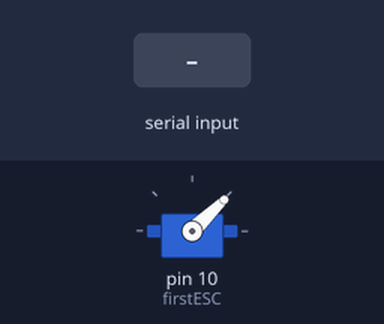
Bench run of a sketch on a simulated Arduino Uno, built with avr-gcc and run on an emulated ATmega328P. Parts: servo. Inputs (shaded band) come from the test bench.

Above: at 1.2 s.
1.3 s: "90,45\n" received over Serial
At 1.7 s:
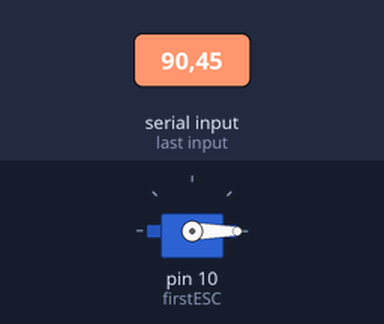
Timing chart, 0 to 4.3 s (numbered marks = the images above; inputs shaded):
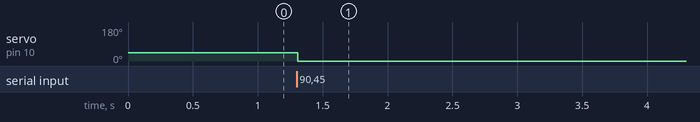

Measured:
- after the input at 1.3 s, servo on pin 10 (firstESC): 44° → 0° at once

The sketch:

ESC_Calibration_No_Pot.ino
```cpp
#include <Servo.h>


int value = 1000; // set values you need to zero

Servo firstESC, secondESC; //Create as much as Servoobject you want. You can controll 2 or more Servos at the same time

void setup() {

  firstESC.attach(10);    // attached to pin 9 I just do this with 1 Servo
  Serial.begin(9600);    // start serial at 9600 baud

}

void loop() {

//First connect your ESC WITHOUT Arming. Then Open Serial and follo Instructions

  firstESC.writeMicroseconds(value);

  if(Serial.available())
    value = Serial.parseInt();    // Parse an Integer from Serial

}
```
